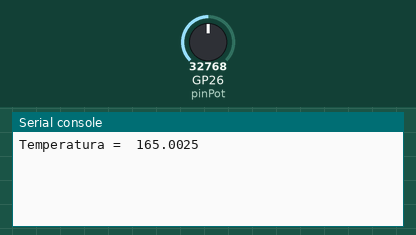
Recording of a program running on a simulated Raspberry Pi Pico running MicroPython. On the bench: the last lines printed to the serial console. The test bench sets the inputs (shaded band); at power-on: GP26 (pinPot) = 32768 (analog values on the 0–65535 scale).

Above: at 1.2 s.
1.3 s: GP26 (pinPot) set to 45874
At 2.6 s:
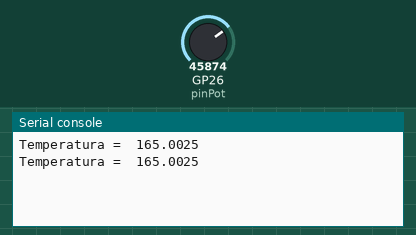
2.8 s: GP26 (pinPot) set to 57670
At 3.6 s:
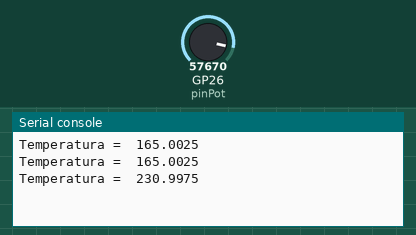
Timing chart, 0 to 5.8 s (numbered marks = the images above; inputs shaded):
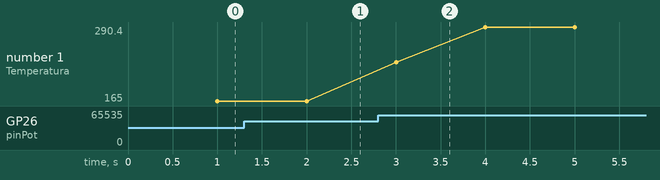

The program:

09Termometro.py
```python
from machine import ADC
from utime import sleep

intADC = 0
fltVoltaje = 0.0

pinPot = ADC(0)

while True:
    intADC = pinPot.read_u16()
    fltVoltaje = (intADC) * 3.3 / 65535.0
    temp = fltVoltaje * 100.0
    sleep(1)
    print("Temperatura = ", temp) # Voltmetro
```

Measured:
- plotted number 1: 165 → 290.4 after the input at 2.8 s
